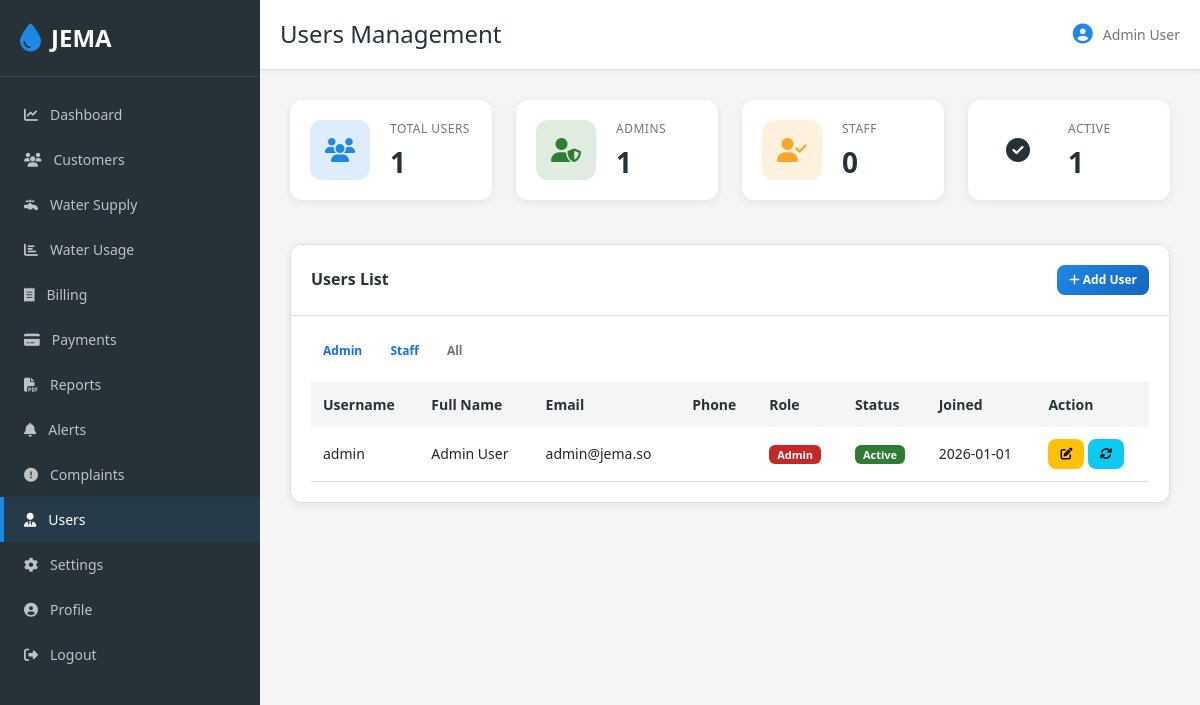
/users.php (signed in), run on the app's committed database.
### tables this page shows
CREATE TABLE IF NOT EXISTS users (
    id INT PRIMARY KEY AUTO_INCREMENT,
    username VARCHAR(50) UNIQUE NOT NULL,
    email VARCHAR(100) UNIQUE NOT NULL,
    password VARCHAR(255) NOT NULL,
    full_name VARCHAR(100) NOT NULL,
    role ENUM('admin', 'staff') NOT NULL DEFAULT 'staff',
    phone VARCHAR(20),
    status ENUM('active', 'inactive') NOT NULL DEFAULT 'active',
    created_at TIMESTAMP DEFAULT CURRENT_TIMESTAMP,
    updated_at TIMESTAMP DEFAULT CURRENT_TIMESTAMP ON UPDATE CURRENT_TIMESTAMP
);

### config.php (called while the page is built, shortened)
<?php
function escape($data) {
    return htmlspecialchars($data, ENT_QUOTES, 'UTF-8');
}

### users.php (the view, shortened to what this page needs)
<?php
require_once 'config.php';
$page = (int)($_GET['page'] ?? 1);
$per_page = 15;
$offset = ($page - 1) * $per_page;
$status_filter = $_GET['status'] ?? 'active';
$query = "SELECT * FROM users";
$where = [];
if (!empty($status_filter)) {
    $where[] = "status = '$status_filter'";
}
if (count($where) > 0) {
    $query .= " WHERE " . implode(" AND ", $where);
}
$query .= " ORDER BY created_at DESC LIMIT $offset, $per_page";
$users = [];
$result = $db->query($query);
while ($row = $result->fetch_assoc()) {
    $users[] = $row;
}
$adminCount = $db->query("SELECT COUNT(*) as count FROM users WHERE role = 'admin'")->fetch_assoc()['count'];
$staffCount = $db->query("SELECT COUNT(*) as count FROM users WHERE role = 'staff'")->fetch_assoc()['count'];
$activeCount = $db->query("SELECT COUNT(*) as count FROM users WHERE status = 'active'")->fetch_assoc()['count'];
$totalUserCount = $db->query("SELECT COUNT(*) as count FROM users")->fetch_assoc()['count'];
?>
<!DOCTYPE html>
<html lang="en">
<head>
    <link href="https://cdn.jsdelivr.net/npm/bootstrap@5.3.0/dist/css/bootstrap.min.css" rel="stylesheet">
    <link rel="stylesheet" href="https://cdnjs.cloudflare.com/ajax/libs/font-awesome/6.4.0/css/all.min.css">
    <link rel="stylesheet" href="assets/style.css">
</head>
<body>
    <div class="d-flex">
        <?php include 'includes/sidebar.php'; ?>
        <main class="main-content">
            <header class="top-bar">
                <div class="header-left">
                    <h2>Users Management</h2>
                </div>
                <div class="header-right">
                    <div class="user-info">
                        <i class="fas fa-user-circle"></i>
                        <span><?php echo escape($_SESSION['full_name']); ?></span>
                    </div>
                </div>
            </header>
            <div class="content">
                <div class="row mb-4">
                    <div class="col-md-6 col-lg-3">
                        <div class="stat-card primary">
                            <div class="stat-icon"><i class="fas fa-users"></i></div>
                            <div class="stat-info">
                                <p class="stat-label">Total Users</p>
                                <h3 class="stat-value"><?php echo $totalUserCount; ?></h3>
                            </div>
                        </div>
                    </div>
                    <div class="col-md-6 col-lg-3">
                        <div class="stat-card success">
                            <div class="stat-icon"><i class="fas fa-user-shield"></i></div>
                            <div class="stat-info">
                                <p class="stat-label">Admins</p>
                                <h3 class="stat-value"><?php echo $adminCount; ?></h3>
                            </div>
                        </div>
                    </div>
                    <div class="col-md-6 col-lg-3">
                        <div class="stat-card warning">
                            <div class="stat-icon"><i class="fas fa-user-check"></i></div>
                            <div class="stat-info">
                                <p class="stat-label">Staff</p>
                                <h3 class="stat-value"><?php echo $staffCount; ?></h3>
                            </div>
                        </div>
                    </div>
                    <div class="col-md-6 col-lg-3">
                        <div class="stat-card info">
                            <div class="stat-icon"><i class="fas fa-check-circle"></i></div>
                            <div class="stat-info">
                                <p class="stat-label">Active</p>
                                <h3 class="stat-value"><?php echo $activeCount; ?></h3>
                            </div>
                        </div>
                    </div>
                </div>
                <div class="card mb-4">
                    <div class="card-header d-flex justify-content-between align-items-center">
                        <h5>Users List</h5>
                        <button class="btn btn-primary btn-sm" data-bs-toggle="modal" data-bs-target="#addUserModal">
                            <i class="fas fa-plus"></i> Add User
                        </button>
                    </div>
                    <div class="card-body">
                        <div class="row mb-3">
                            <div class="col-md-4">
                                <a href="?role=admin&status=active" class="btn btn-sm btn-outline-primary">Admin</a>
                                <a href="?role=staff&status=active" class="btn btn-sm btn-outline-primary">Staff</a>
                                <a href="users.php" class="btn btn-sm btn-outline-secondary">All</a>
                            </div>
                        </div>
                        <div class="table-responsive">
                            <table class="table">
                                <thead>
                                    <tr>
                                        <th>Username</th>
                                        <th>Full Name</th>
                                        <th>Email</th>
                                        <th>Phone</th>
                                        <th>Role</th>
                                        <th>Status</th>
                                        <th>Joined</th>
                                        <th>Action</th>
                                    </tr>
                                </thead>
                                <tbody>
                                    <?php foreach ($users as $user): ?>
                                        <tr>
                                            <td><?php echo escape($user['username']); ?></td>
                                            <td><?php echo escape($user['full_name']); ?></td>
                                            <td><?php echo escape($user['email']); ?></td>
                                            <td><?php echo escape($user['phone']); ?></td>
                                            <td>
                                                <span class="badge bg-<?php echo $user['role'] === 'admin' ? 'danger' : 'primary'; ?>">
                                                    <?php echo ucfirst($user['role']); ?>
                                                </span>
                                            </td>
                                            <td>
                                                <span class="badge bg-<?php echo $user['status'] === 'active' ? 'success' : 'danger'; ?>">
                                                    <?php echo ucfirst($user['status']); ?>
                                                </span>
                                            </td>
                                            <td><?php echo date('Y-m-d', strtotime($user['created_at'])); ?></td>
                                            <td>
                                                <button class="btn btn-sm btn-warning" onclick="editUser(<?php echo $user['id']; ?>)" data-bs-toggle="modal" data-bs-target="#editUserModal">
                                                    <i class="fas fa-edit"></i>
                                                </button>
                                                <?php if ($user['id'] !== $_SESSION['user_id']): ?>
                                                    <form method="POST" style="display: inline;">
                                                        <button type="submit" class="btn btn-sm btn-info" onclick="return confirm('Reset password to password123?')">
                                                            <i class="fas fa-refresh"></i>
                                                        </button>
                                                    </form>
                                                <?php endif; ?>
                                            </td>
                                        </tr>
                                    <?php endforeach; ?>
                                </tbody>
                            </table>
                        </div>
                    </div>
                </div>
            </div>
        </main>
    </div>
</body>
</html>

### assets/style.css (style rules this page uses)
:root { --primary-blue: #1E88E5; --primary-dark: #1565C0; --success-green: #2E7D32; --danger-red: #C62828; --warning-orange: #F9A825; --white: #FFFFFF; --dark-gray: #263238; --light-gray: #F5F5F5; --border-gray: #E0E0E0; --text-gray: #757575; }
* { margin: 0; padding: 0; box-sizing: border-box; }
html, body { height: 100%; font-family: 'Segoe UI', Tahoma, Geneva, Verdana, sans-serif; background-color: var(--light-gray); }
body { color: var(--dark-gray); }
.d-flex { display: flex; }
.main-content { flex: 1; margin-left: 260px; transition: margin-left 0.3s ease; min-height: 100vh; display: flex; flex-direction: column; }
.top-bar { background: white; padding: 20px; border-bottom: 1px solid var(--border-gray); display: flex; justify-content: space-between; align-items: center; box-shadow: 0 2px 4px rgba(0, 0, 0, 0.05); }
.header-left { display: flex; align-items: center; gap: 15px; }
.header-left h2 { font-size: 24px; margin: 0; color: var(--dark-gray); }
.header-right { display: flex; align-items: center; gap: 20px; }
.user-info { display: flex; align-items: center; gap: 10px; font-size: 14px; color: var(--text-gray); }
.user-info i { font-size: 20px; color: var(--primary-blue); }
.content { flex: 1; padding: 30px; overflow-y: auto; }
.stat-card { background: white; border-radius: 12px; padding: 20px; margin-bottom: 20px; display: flex; gap: 20px; box-shadow: 0 2px 8px rgba(0, 0, 0, 0.08); transition: transform 0.3s ease, box-shadow 0.3s ease; }
.stat-icon { width: 60px; height: 60px; border-radius: 12px; display: flex; align-items: center; justify-content: center; font-size: 24px; }
.stat-card.primary .stat-icon { background: rgba(30, 136, 229, 0.15); color: var(--primary-blue); }
.stat-card.success .stat-icon { background: rgba(46, 125, 50, 0.15); color: var(--success-green); }
.stat-card.warning .stat-icon { background: rgba(249, 168, 37, 0.15); color: var(--warning-orange); }
.stat-info { flex: 1; }
.stat-label { font-size: 12px; color: var(--text-gray); text-transform: uppercase; letter-spacing: 0.5px; margin-bottom: 8px; }
.stat-value { font-size: 28px; font-weight: 700; color: var(--dark-gray); margin: 0; }
.card { background: white; border: 1px solid var(--border-gray); border-radius: 12px; box-shadow: 0 2px 8px rgba(0, 0, 0, 0.08); margin-bottom: 20px; overflow: hidden; }
.card-header { background: white; border-bottom: 1px solid var(--border-gray); padding: 20px; }
.card-header h5 { margin: 0; font-size: 16px; font-weight: 600; color: var(--dark-gray); }
.card-body { padding: 20px; }
.table { margin: 0; font-size: 14px; }
.table thead th { background-color: var(--light-gray); color: var(--dark-gray); font-weight: 600; border: none; padding: 12px; }
.table tbody td { border-color: var(--border-gray); padding: 12px; vertical-align: middle; }
.btn { border-radius: 8px; padding: 10px 16px; font-weight: 600; font-size: 14px; transition: all 0.3s ease; border: none; }
.btn-primary { background: linear-gradient(135deg, var(--primary-blue) 0%, var(--primary-dark) 100%); color: white; }
.btn-sm { padding: 6px 12px; font-size: 12px; }
.badge { border-radius: 6px; padding: 4px 8px; font-size: 11px; font-weight: 600; }
.bg-danger { background: var(--danger-red) !important; }
.bg-success { background: var(--success-green) !important; }
.card, .stat-card { animation: slideIn 0.3s ease; }

### data on the page
users: username "admin", full_name "Admin User", email "admin@jema.so", role "Admin", status "Active", created_at "2026-01-01"

### other printed values
$_SESSION['full_name'] "Admin User"
$totalUserCount "1"
$adminCount "1"
$staffCount "0"
$activeCount "1"
